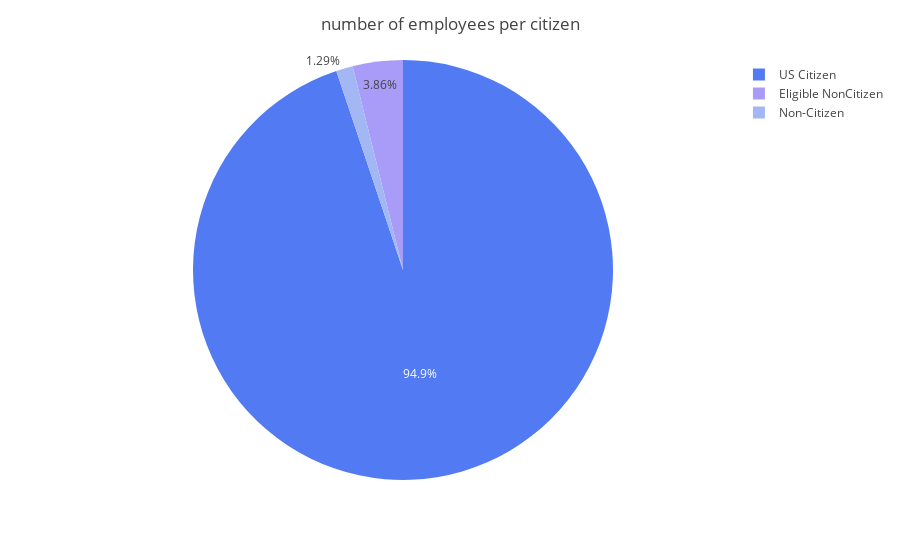

Source (notebook cell):
### Code cell
num_of_emp_per_Citizen = df.groupby('CitizenDesc')['Employee_Name'].count().reset_index(name='Employee_count')
fig02 = px.pie(num_of_emp_per_Citizen,names='CitizenDesc',values='Employee_count')
fig02.update_traces(marker=dict(colors=['#A89CF8', '#A3B7F5', '#527AF2']))
fig02.update_layout(title_text='number of employees per citizen')

### Figure 1 — Plotly figure (JSON) as saved in the notebook; plotly's stock layout.template omitted (floating-point values rounded to 4 significant figures)
{"data": [{"domain": {"x": [0, 1], "y": [0, 1]}, "hovertemplate": "CitizenDesc=%{label}<br>Employee_count=%{value}<extra></extra>", "labels": ["Eligible NonCitizen", "Non-Citizen", "US Citizen"], "legendgroup": "", "marker": {"colors": ["#A89CF8", "#A3B7F5", "#527AF2"]}, "name": "", "showlegend": true, "type": "pie", "values": [12, 4, 295]}], "layout": {"legend": {"tracegroupgap": 0}, "margin": {"t": 60}, "title": {"text": "number of employees per citizen"}}}
